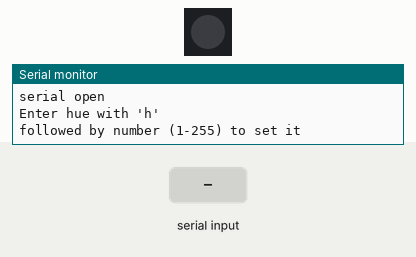
This sketch was run on a simulated Arduino Uno, built with avr-gcc and run on an emulated ATmega328P. On the bench: 1 RGB LEDs in strip order, left to right, the last lines printed to the serial monitor. The test bench sets the inputs (shaded band). Dim RGB values are drawn brighter than linear; colours are those a GRB WS2812 strip shows for the declared byte order.

Above: at 1.2 s.
1.3 s: "h90\n" received over Serial
At 1.8 s:
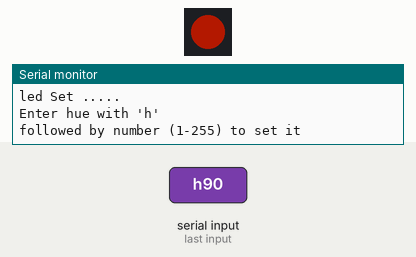
2.8 s: "s90\n" received over Serial
At 4.0 s:
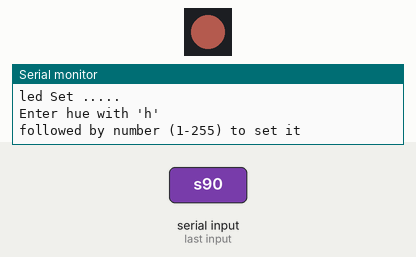
4.3 s: "w90\n" received over Serial
At 5.3 s:
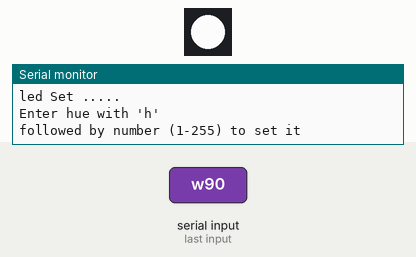
5.8 s: "v90\n" received over Serial
At 6.5 s:
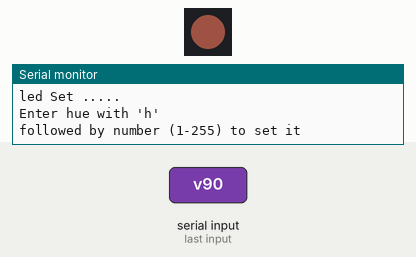
7.3 s: "w\n" received over Serial
At 7.6 s:
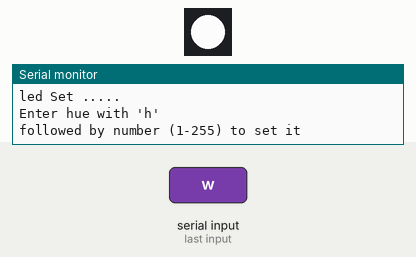
8.8 s: "h\n" received over Serial
At 9.9 s:
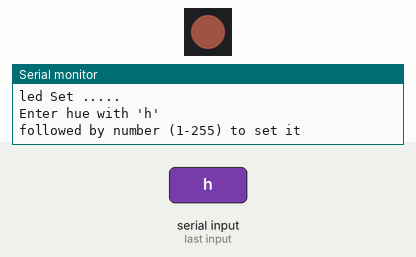
Timing chart, 0 to 11.3 s (numbered marks = the images above; inputs shaded):
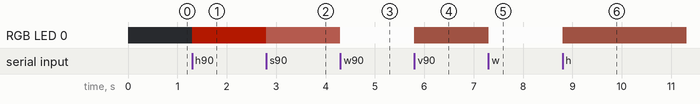

Measured:
- after the input at 1.3 s, RGB LED 0: off → RGB(60, 8, 0) at once
- after the input at 2.8 s, RGB LED 0: RGB(60, 8, 0) → RGB(62, 31, 27) at once
- after the input at 4.3 s, RGB LED 0: RGB(62, 31, 27) → RGB(245, 245, 245) at once
- after the input at 5.8 s, RGB LED 0: RGB(245, 245, 245) → RGB(31, 16, 13) at once
- after the input at 7.3 s, RGB LED 0: RGB(31, 16, 13) → RGB(245, 245, 245) at once
- after the input at 8.8 s, RGB LED 0: RGB(245, 245, 245) → RGB(31, 16, 13) at once

The sketch:

Fubar_IOT_WK2_LED.ino
```cpp
#include "Arduino.h"
// library for ws2812 LED & others
#include "FastLED.h"

#define NUM_LEDS 1
#define DATA_PIN 2

/* Simple serial comm example for ESP8266
* Will just read input from serial & read out 1st
* Char
*/
char Colchar;
String inputStr;
String ColorStr;
String intStr;
int hue = 0;
int sat = 255;
int br = 127;
int i;

uint8_t LedState;
// This is the array of leds.
CRGB leds[NUM_LEDS];

// Read String input handling: thanks Rick
// "String" is now returned as a ptr to char assay
char* readCharAInput(void)
{
	char Ch = 'a';
	char buffer[50];
	int i = 0;
	while ((Ch != '\n') && (i < 50))
	{
		while ((Serial.available() > 0))
		{
			Ch = Serial.read();
			if ((Ch != '\n') && (Ch != '\r')) //need to trap both <CR> & <LF> !
			{
				buffer[i] = Ch;
				i++;
			}
			Serial.print(Ch);
		}
	}
	char* somearray = new char[i + 1];
	for (int j = 0; j < i; j++)
		somearray[j] = buffer[j];
	somearray[i] = '\0'; // null termination
	return somearray;
}

// Std Ardunio "setup"
void setup()
{
	// set up leds
	FastLED.addLeds<WS2812, DATA_PIN, RGB>(leds, NUM_LEDS);

	Serial.begin(115200);
	Serial.println("");
	Serial.println("serial open");

	leds[0] = CRGB::Black;
	FastLED.show();
}

// Main loop
void loop()
{
	Serial.println("Enter hue with 'h'");
	Serial.println("followed by number (1-255) to set it");
	inputStr = readCharAInput();
	Colchar = inputStr.charAt(0);
	ColorStr = inputStr.substring(1);
	if (ColorStr.length() > 3)
		ColorStr = ColorStr.substring(0, 2);
	i = ColorStr.toInt();
	// some error traping
	if ((i > 255) || (i < 0))
		i = 0;

	// let's parse out what's getting done
	switch (Colchar)
	{
	case 'h':
	{
		if (i > 0) hue = i;
		leds[0] = CHSV(hue, sat, br);
	}
	break;
	case 's':
	{
		if (i > 0) sat = i;
		leds[0] = CHSV(hue, sat, br);
	}
	break;
	case 'v':
	{
		if (i > 0) br = i;
		leds[0] = CHSV(hue, sat, br);
	}
	break;
	case 'b':
	{
		leds[0] = CRGB::Black;
	}
	break;
	case 'w':
	{
		leds[0] = CRGB::WhiteSmoke;
	}
	break;
	default:
		break;
	}

	FastLED.show();
	Serial.println("led Set .....");
}
```
